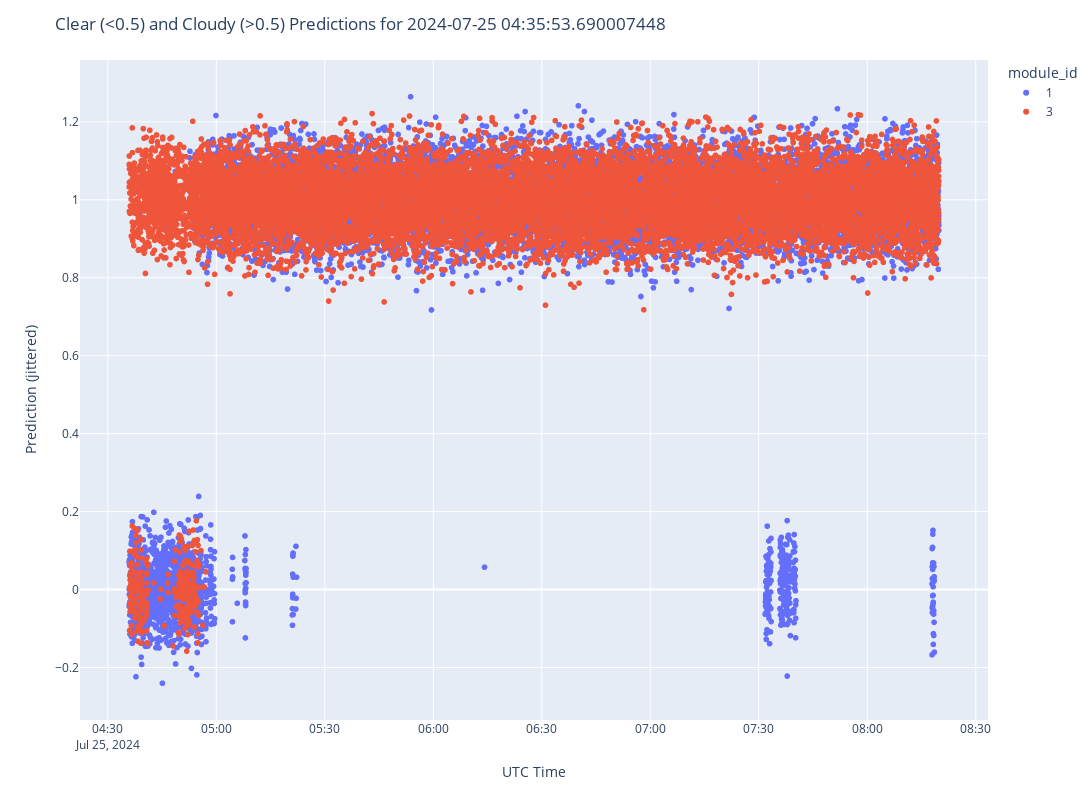

Source (notebook cell):
### Code cell
gc.collect()
labeled = add_module_id_and_time(inference_data.inference_session.labeled_df)

cloudy = labeled[labeled['label'] == 'not_clear_cloudy']
clear = labeled[labeled['label'] == 'clear_night_sky']
print(f'ncloudy = {len(cloudy)}, nclear = {len(clear)}')
plot_predictions(width=1200, height=800);

### Figure 1 — Plotly figure (JSON) as saved in the notebook; plotly's stock layout.template omitted (floating-point values rounded to 4 significant figures; data arrays with more than 128 entries replaced by an {"elided": "..."} marker saying what was removed)
{"data": [{"hovertemplate": "module_id=1<br>date=%{x}<br>pred (jittered)=%{y}<extra></extra>", "legendgroup": "1", "marker": {"color": "#636efa", "symbol": "circle"}, "mode": "markers", "name": "1", "showlegend": true, "type": "scattergl", "x": {"elided": "13435 str values"}, "xaxis": "x", "y": {"elided": "13435 float values"}, "yaxis": "y"}, {"hovertemplate": "module_id=3<br>date=%{x}<br>pred (jittered)=%{y}<extra></extra>", "legendgroup": "3", "marker": {"color": "#EF553B", "symbol": "circle"}, "mode": "markers", "name": "3", "showlegend": true, "type": "scattergl", "x": {"elided": "13435 str values"}, "xaxis": "x", "y": {"elided": "13435 float values"}, "yaxis": "y"}], "layout": {"height": 800, "legend": {"title": {"text": "module_id"}, "tracegroupgap": 0}, "margin": {"t": 60}, "title": {"text": "Clear (<0.5) and Cloudy (>0.5) Predictions for 2024-07-25 04:35:53.690007448"}, "width": 1200, "xaxis": {"anchor": "y", "autorange": true, "domain": [0, 1], "range": ["2024-07-25 04:22:25.2657", "2024-07-25 08:33:16.1143"], "title": {"text": "UTC Time"}, "type": "date"}, "yaxis": {"anchor": "x", "autorange": true, "domain": [0, 1], "range": [-0.3347, 1.359], "title": {"text": "Prediction (jittered)"}, "type": "linear"}}}
